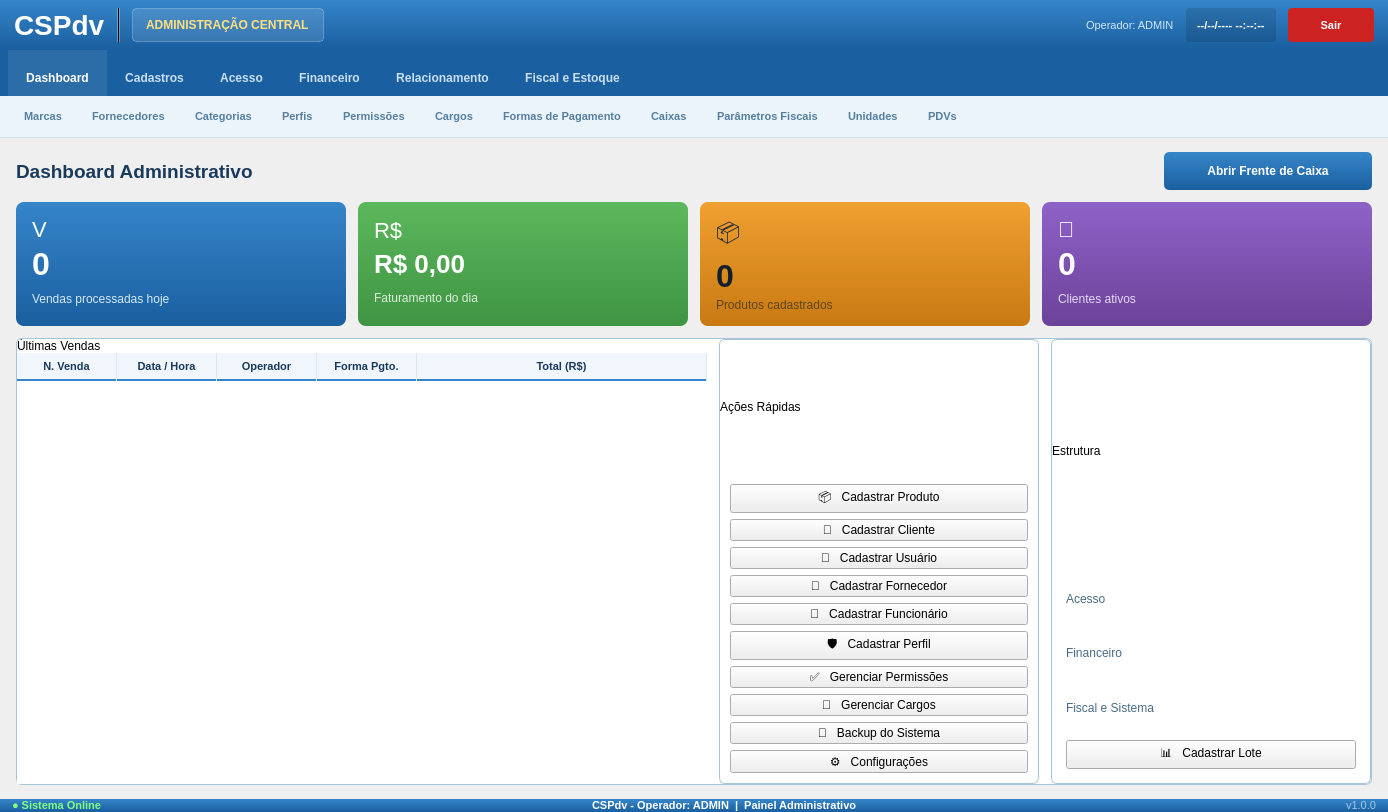
<?xml version="1.0" encoding="UTF-8"?>
<ui version="4.0">
 <class>PainelAdmin</class>
 <widget class="QMainWindow" name="PainelAdmin">
  <property name="geometry">
   <rect>
    <x>0</x>
    <y>0</y>
    <width>1388</width>
    <height>812</height>
   </rect>
  </property>
  <property name="windowTitle">
   <string>CSPdv - Painel Administrativo</string>
  </property>
  <property name="styleSheet">
   <string notr="true">QWidget { font-family: Arial; }</string>
  </property>
  <widget class="QWidget" name="centralWidget">
   <layout class="QVBoxLayout" name="mainVLayout">
    <property name="spacing">
     <number>0</number>
    </property>
    <property name="leftMargin">
     <number>0</number>
    </property>
    <property name="topMargin">
     <number>0</number>
    </property>
    <property name="rightMargin">
     <number>0</number>
    </property>
    <property name="bottomMargin">
     <number>0</number>
    </property>
    <item>
     <widget class="QFrame" name="frameHeader">
      <property name="styleSheet">
       <string notr="true">
QFrame#frameHeader {
 background: qlineargradient(x1:0, y1:0, x2:0, y2:1, stop:0 #3585c8, stop:1 #1a5fa0);
}
       </string>
      </property>
      <layout class="QHBoxLayout" name="headerHLayout">
       <property name="spacing">
        <number>12</number>
       </property>
       <property name="leftMargin">
        <number>14</number>
       </property>
       <property name="topMargin">
        <number>8</number>
       </property>
       <property name="rightMargin">
        <number>14</number>
       </property>
       <property name="bottomMargin">
        <number>8</number>
       </property>
       <item>
        <widget class="QLabel" name="lblLogo">
         <property name="styleSheet">
          <string notr="true">color: white; font-size: 28px; font-weight: bold;</string>
         </property>
         <property name="text">
          <string>CSPdv</string>
         </property>
        </widget>
       </item>
       <item>
        <widget class="QFrame" name="frameSepHeader">
         <property name="styleSheet">
          <string notr="true">background-color: rgba(255,255,255,80);</string>
         </property>
         <property name="frameShape">
          <enum>QFrame::VLine</enum>
         </property>
        </widget>
       </item>
       <item>
        <widget class="QLabel" name="lblBadgeAdmin">
         <property name="styleSheet">
          <string notr="true">
QLabel {
 background-color: rgba(255,255,255,30);
 color: #ffe080;
 font-size: 12px;
 font-weight: bold;
 border: 1px solid rgba(255,255,255,60);
 border-radius: 4px;
 padding: 3px 10px;
}
          </string>
         </property>
         <property name="text">
          <string>ADMINISTRAÇÃO CENTRAL</string>
         </property>
        </widget>
       </item>
       <item>
        <spacer name="headerSpacer">
         <property name="orientation">
          <enum>Qt::Horizontal</enum>
         </property>
         <property name="sizeHint" stdset="0">
          <size>
           <width>0</width>
           <height>0</height>
          </size>
         </property>
        </spacer>
       </item>
       <item>
        <widget class="QLabel" name="lblOperadorInfo">
         <property name="styleSheet">
          <string notr="true">color: #d0e8ff; font-size: 11px;</string>
         </property>
         <property name="text">
          <string>Operador: ADMIN</string>
         </property>
        </widget>
       </item>
       <item>
        <widget class="QLabel" name="lblDataHora">
         <property name="styleSheet">
          <string notr="true">
QLabel {
 color: white;
 font-size: 11px;
 font-weight: bold;
 background-color: rgba(0,0,0,30);
 border-radius: 3px;
 padding: 3px 8px;
}
          </string>
         </property>
         <property name="text">
          <string>--/--/---- --:--:--</string>
         </property>
        </widget>
       </item>
       <item>
        <widget class="QPushButton" name="btnSair">
         <property name="minimumSize">
          <size>
           <width>86</width>
           <height>34</height>
          </size>
         </property>
         <property name="styleSheet">
          <string notr="true">
QPushButton {
 background-color: #cc2222;
 color: white;
 font-size: 11px;
 font-weight: bold;
 border: none;
 border-radius: 4px;
 padding: 4px 12px;
}
QPushButton:hover  { background-color: #e03030; }
QPushButton:pressed{ background-color: #aa1010; }
          </string>
         </property>
         <property name="text">
          <string>Sair</string>
         </property>
        </widget>
       </item>
      </layout>
     </widget>
    </item>
    <item>
     <widget class="QFrame" name="frameNavBar">
      <property name="minimumSize">
       <size>
        <width>0</width>
        <height>46</height>
       </size>
      </property>
      <property name="maximumSize">
       <size>
        <width>16777215</width>
        <height>46</height>
       </size>
      </property>
      <property name="styleSheet">
       <string notr="true">
QFrame#frameNavBar { background-color: #1a5fa0; }
QPushButton {
 background-color: transparent;
 color: #c8dff4;
 font-size: 12px;
 font-weight: bold;
 border: none;
 border-bottom: 3px solid transparent;
 min-height: 44px;
 padding: 6px 18px;
}
QPushButton:hover {
 color: white;
 background-color: rgba(255,255,255,15);
 border-bottom: 3px solid rgba(255,255,255,60);
}
QPushButton:checked {
 color: white;
 background-color: rgba(255,255,255,20);
 border-bottom: 3px solid #ffe080;
}
       </string>
      </property>
      <layout class="QHBoxLayout" name="navHLayout">
       <property name="spacing">
        <number>0</number>
       </property>
       <property name="leftMargin">
        <number>8</number>
       </property>
       <property name="topMargin">
        <number>0</number>
       </property>
       <property name="rightMargin">
        <number>0</number>
       </property>
       <property name="bottomMargin">
        <number>0</number>
       </property>
       <item>
        <widget class="QPushButton" name="btnNavDashboard">
         <property name="text">
          <string>Dashboard</string>
         </property>
         <property name="checkable">
          <bool>true</bool>
         </property>
         <property name="checked">
          <bool>true</bool>
         </property>
        </widget>
       </item>
       <item>
        <widget class="QPushButton" name="btnNavProdutos">
         <property name="text">
          <string>Cadastros</string>
         </property>
         <property name="checkable">
          <bool>true</bool>
         </property>
        </widget>
       </item>
       <item>
        <widget class="QPushButton" name="btnNavUsuarios">
         <property name="text">
          <string>Acesso</string>
         </property>
         <property name="checkable">
          <bool>true</bool>
         </property>
        </widget>
       </item>
       <item>
        <widget class="QPushButton" name="btnNavVendas">
         <property name="text">
          <string>Financeiro</string>
         </property>
         <property name="checkable">
          <bool>true</bool>
         </property>
        </widget>
       </item>
       <item>
        <widget class="QPushButton" name="btnNavClientes">
         <property name="text">
          <string>Relacionamento</string>
         </property>
         <property name="checkable">
          <bool>true</bool>
         </property>
        </widget>
       </item>
       <item>
        <widget class="QPushButton" name="btnNavLotes">
         <property name="text">
          <string>Fiscal e Estoque</string>
         </property>
         <property name="checkable">
          <bool>true</bool>
         </property>
        </widget>
       </item>
       <item>
        <spacer name="navSpacer">
         <property name="orientation">
          <enum>Qt::Horizontal</enum>
         </property>
         <property name="sizeHint" stdset="0">
          <size>
           <width>0</width>
           <height>0</height>
          </size>
         </property>
        </spacer>
       </item>
      </layout>
     </widget>
    </item>
    <item>
     <widget class="QFrame" name="frameSubNavBar">
      <property name="minimumSize">
       <size>
        <width>0</width>
        <height>42</height>
       </size>
      </property>
      <property name="maximumSize">
       <size>
        <width>16777215</width>
        <height>42</height>
       </size>
      </property>
      <property name="styleSheet">
       <string notr="true">
QFrame#frameSubNavBar { background-color: #ecf4fb; border-bottom: 1px solid #d4e1ec; }
QPushButton {
 background-color: transparent;
 color: #567f9f;
 border: none;
 padding: 6px 12px;
 font-size: 11px;
 font-weight: bold;
 text-align: left;
}
QPushButton:hover { color: #1a5fa0; background-color: rgba(53,133,200,18); }
       </string>
      </property>
      <layout class="QHBoxLayout" name="subNavLayout">
       <property name="spacing">
        <number>6</number>
       </property>
       <property name="leftMargin">
        <number>12</number>
       </property>
       <property name="topMargin">
        <number>0</number>
       </property>
       <property name="rightMargin">
        <number>12</number>
       </property>
       <property name="bottomMargin">
        <number>0</number>
       </property>
       <item>
        <widget class="QPushButton" name="btnNavMarcas">
         <property name="text">
          <string>Marcas</string>
         </property>
        </widget>
       </item>
       <item>
        <widget class="QPushButton" name="btnNavFornecedores">
         <property name="text">
          <string>Fornecedores</string>
         </property>
        </widget>
       </item>
       <item>
        <widget class="QPushButton" name="btnNavCategorias">
         <property name="text">
          <string>Categorias</string>
         </property>
        </widget>
       </item>
       <item>
        <widget class="QPushButton" name="btnNavPerfis">
         <property name="text">
          <string>Perfis</string>
         </property>
        </widget>
       </item>
       <item>
        <widget class="QPushButton" name="btnNavPermissoes">
         <property name="text">
          <string>Permissões</string>
         </property>
        </widget>
       </item>
       <item>
        <widget class="QPushButton" name="btnNavCargos">
         <property name="text">
          <string>Cargos</string>
         </property>
        </widget>
       </item>
       <item>
        <widget class="QPushButton" name="btnNavFormasPagamento">
         <property name="text">
          <string>Formas de Pagamento</string>
         </property>
        </widget>
       </item>
       <item>
        <widget class="QPushButton" name="btnNavCaixas">
         <property name="text">
          <string>Caixas</string>
         </property>
        </widget>
       </item>
       <item>
        <widget class="QPushButton" name="btnNavFiscal">
         <property name="text">
          <string>Parâmetros Fiscais</string>
         </property>
        </widget>
       </item>
       <item>
        <widget class="QPushButton" name="btnNavUnidades">
         <property name="text">
          <string>Unidades</string>
         </property>
        </widget>
       </item>
       <item>
        <widget class="QPushButton" name="btnNavPdvs">
         <property name="text">
          <string>PDVs</string>
         </property>
        </widget>
       </item>
       <item>
        <spacer name="subNavSpacer">
         <property name="orientation">
          <enum>Qt::Horizontal</enum>
         </property>
         <property name="sizeHint" stdset="0">
          <size>
           <width>0</width>
           <height>0</height>
          </size>
         </property>
        </spacer>
       </item>
      </layout>
     </widget>
    </item>
    <item>
     <layout class="QVBoxLayout" name="mainContentVLayout">
      <property name="spacing">
       <number>12</number>
      </property>
      <property name="leftMargin">
       <number>16</number>
      </property>
      <property name="topMargin">
       <number>14</number>
      </property>
      <property name="rightMargin">
       <number>16</number>
      </property>
      <property name="bottomMargin">
       <number>14</number>
      </property>
      <item>
       <layout class="QHBoxLayout" name="sectionTitleHLayout">
        <item>
         <widget class="QLabel" name="lblSectionTitle">
          <property name="styleSheet">
           <string notr="true">font-size: 19px; font-weight: bold; color: #1a3a5c;</string>
          </property>
          <property name="text">
           <string>Dashboard Administrativo</string>
          </property>
         </widget>
        </item>
        <item>
         <spacer name="sectionSpacer">
          <property name="orientation">
           <enum>Qt::Horizontal</enum>
          </property>
          <property name="sizeHint" stdset="0">
           <size>
            <width>0</width>
            <height>0</height>
           </size>
          </property>
         </spacer>
        </item>
        <item>
         <widget class="QPushButton" name="btnFrenteCaixa">
          <property name="minimumSize">
           <size>
            <width>208</width>
            <height>38</height>
           </size>
          </property>
          <property name="styleSheet">
           <string notr="true">
QPushButton {
 background: qlineargradient(x1:0, y1:0, x2:0, y2:1, stop:0 #3585c8, stop:1 #1a5fa0);
 color: white;
 font-size: 12px;
 font-weight: bold;
 border: none;
 border-radius: 5px;
 padding: 6px 16px;
}
QPushButton:hover { background: #2a74b8; }
           </string>
          </property>
          <property name="text">
           <string>Abrir Frente de Caixa</string>
          </property>
         </widget>
        </item>
       </layout>
      </item>
      <item>
       <layout class="QHBoxLayout" name="cardsHLayout">
        <property name="spacing">
         <number>12</number>
        </property>
        <item>
         <widget class="QFrame" name="cardVendasHoje">
          <property name="styleSheet">
           <string notr="true">QFrame#cardVendasHoje { background: qlineargradient(x1:0, y1:0, x2:0, y2:1, stop:0 #3585c8, stop:1 #1a5fa0); border-radius: 8px; }</string>
          </property>
          <layout class="QVBoxLayout" name="cardVendasVLayout">
           <property name="spacing">
            <number>4</number>
           </property>
           <property name="leftMargin">
            <number>16</number>
           </property>
           <property name="topMargin">
            <number>14</number>
           </property>
           <property name="rightMargin">
            <number>16</number>
           </property>
           <property name="bottomMargin">
            <number>14</number>
           </property>
           <item>
            <widget class="QLabel" name="lblCardVendasIcon">
             <property name="styleSheet">
              <string notr="true">font-size: 22px; color: white;</string>
             </property>
             <property name="text">
              <string>V</string>
             </property>
            </widget>
           </item>
           <item>
            <widget class="QLabel" name="lblVendasHojeValor">
             <property name="styleSheet">
              <string notr="true">color: white; font-size: 32px; font-weight: bold;</string>
             </property>
             <property name="text">
              <string>0</string>
             </property>
            </widget>
           </item>
           <item>
            <widget class="QLabel" name="lblVendasHojeTitulo">
             <property name="styleSheet">
              <string notr="true">color: #d5e9fa; font-size: 12px;</string>
             </property>
             <property name="text">
              <string>Vendas processadas hoje</string>
             </property>
            </widget>
           </item>
          </layout>
         </widget>
        </item>
        <item>
         <widget class="QFrame" name="cardFaturamento">
          <property name="styleSheet">
           <string notr="true">QFrame#cardFaturamento { background: qlineargradient(x1:0, y1:0, x2:0, y2:1, stop:0 #5cb85c, stop:1 #3f9443); border-radius: 8px; }</string>
          </property>
          <layout class="QVBoxLayout" name="cardFatVLayout">
           <property name="spacing">
            <number>4</number>
           </property>
           <property name="leftMargin">
            <number>16</number>
           </property>
           <property name="topMargin">
            <number>14</number>
           </property>
           <property name="rightMargin">
            <number>16</number>
           </property>
           <property name="bottomMargin">
            <number>14</number>
           </property>
           <item>
            <widget class="QLabel" name="lblCardFatIcon">
             <property name="styleSheet">
              <string notr="true">font-size: 22px; color: white;</string>
             </property>
             <property name="text">
              <string>R$</string>
             </property>
            </widget>
           </item>
           <item>
            <widget class="QLabel" name="lblFaturamentoValor">
             <property name="styleSheet">
              <string notr="true">color: white; font-size: 26px; font-weight: bold;</string>
             </property>
             <property name="text">
              <string>R$ 0,00</string>
             </property>
            </widget>
           </item>
           <item>
            <widget class="QLabel" name="lblFaturamentoTitulo">
             <property name="styleSheet">
              <string notr="true">color: #daf0da; font-size: 12px;</string>
             </property>
             <property name="text">
              <string>Faturamento do dia</string>
             </property>
            </widget>
           </item>
          </layout>
         </widget>
        </item>
        <item>
         <widget class="QFrame" name="cardProdutos">
          <property name="styleSheet">
           <string notr="true">QFrame#cardProdutos { background: qlineargradient(x1:0, y1:0, x2:0, y2:1, stop:0 #f0a030, stop:1 #c87912); border-radius: 8px; }</string>
          </property>
          <layout class="QVBoxLayout" name="cardProdVLayout">
           <property name="spacing">
            <number>4</number>
           </property>
           <property name="leftMargin">
            <number>16</number>
           </property>
           <property name="topMargin">
            <number>14</number>
           </property>
           <property name="rightMargin">
            <number>16</number>
           </property>
           <property name="bottomMargin">
            <number>14</number>
           </property>
           <item>
            <widget class="QLabel" name="lblCardProdIcon">
             <property name="styleSheet">
              <string notr="true">font-size: 22px; color: #1f2a36;</string>
             </property>
             <property name="text">
              <string>📦</string>
             </property>
            </widget>
           </item>
           <item>
            <widget class="QLabel" name="lblProdutosValor">
             <property name="styleSheet">
              <string notr="true">color: #12202c; font-size: 32px; font-weight: bold;</string>
             </property>
             <property name="text">
              <string>0</string>
             </property>
            </widget>
           </item>
           <item>
            <widget class="QLabel" name="lblProdutosTitulo">
             <property name="styleSheet">
              <string notr="true">color: #5d4415; font-size: 12px;</string>
             </property>
             <property name="text">
              <string>Produtos cadastrados</string>
             </property>
            </widget>
           </item>
          </layout>
         </widget>
        </item>
        <item>
         <widget class="QFrame" name="cardClientes">
          <property name="styleSheet">
           <string notr="true">QFrame#cardClientes { background: qlineargradient(x1:0, y1:0, x2:0, y2:1, stop:0 #8f62c7, stop:1 #6b4299); border-radius: 8px; }</string>
          </property>
          <layout class="QVBoxLayout" name="cardCliVLayout">
           <property name="spacing">
            <number>4</number>
           </property>
           <property name="leftMargin">
            <number>16</number>
           </property>
           <property name="topMargin">
            <number>14</number>
           </property>
           <property name="rightMargin">
            <number>16</number>
           </property>
           <property name="bottomMargin">
            <number>14</number>
           </property>
           <item>
            <widget class="QLabel" name="lblCardCliIcon">
             <property name="styleSheet">
              <string notr="true">font-size: 22px; color: white;</string>
             </property>
             <property name="text">
              <string>👥</string>
             </property>
            </widget>
           </item>
           <item>
            <widget class="QLabel" name="lblClientesValor">
             <property name="styleSheet">
              <string notr="true">color: white; font-size: 32px; font-weight: bold;</string>
             </property>
             <property name="text">
              <string>0</string>
             </property>
            </widget>
           </item>
           <item>
            <widget class="QLabel" name="lblClientesTitulo">
             <property name="styleSheet">
              <string notr="true">color: #e6d9f4; font-size: 12px;</string>
             </property>
             <property name="text">
              <string>Clientes ativos</string>
             </property>
            </widget>
           </item>
          </layout>
         </widget>
        </item>
       </layout>
      </item>
      <item>
       <layout class="QHBoxLayout" name="bottomHLayout">
        <property name="spacing">
         <number>12</number>
        </property>
        <item>
         <widget class="QFrame" name="frameUltimasVendas">
          <property name="styleSheet">
           <string notr="true">
QFrame#frameUltimasVendas, QFrame#frameAcessoSistema, QFrame#frameConfiguracaoEstrutural {
 background-color: white;
 border: 1px solid #a8c4d8;
 border-radius: 6px;
}
QLabel[panelTitle=&quot;true&quot;] {
 background: qlineargradient(x1:0, y1:0, x2:0, y2:1, stop:0 #3585c8, stop:1 #1a5fa0);
 color: white;
 font-size: 13px;
 font-weight: bold;
 padding: 6px 12px;
 border-top-left-radius: 6px;
 border-top-right-radius: 6px;
}
QTableWidget {
 background-color: #ffffff;
 border: none;
 font-size: 12px;
 gridline-color: #dce8f0;
}
QHeaderView::section {
 background-color: #f0f6fc;
 color: #1a3a5c;
 font-size: 11px;
 font-weight: bold;
 padding: 4px 6px;
 border: none;
 border-right: 1px solid #dce8f0;
 border-bottom: 2px solid #3585c8;
}
QPushButton[actionButton=&quot;true&quot;] {
 background-color: #f0f6fc;
 color: #1a3a5c;
 font-size: 12px;
 font-weight: bold;
 border: 1px solid #c0d8ec;
 border-radius: 4px;
 padding: 8px 10px;
 text-align: left;
}
QPushButton[actionButton=&quot;true&quot;]:hover {
 background-color: #dceaf4;
 border-color: #3585c8;
 color: #1a5fa0;
}
           </string>
          </property>
          <layout class="QHBoxLayout" name="dashboardPanelsLayout">
           <property name="spacing">
            <number>12</number>
           </property>
           <property name="leftMargin">
            <number>0</number>
           </property>
           <property name="topMargin">
            <number>0</number>
           </property>
           <property name="rightMargin">
            <number>0</number>
           </property>
           <property name="bottomMargin">
            <number>0</number>
           </property>
           <item>
            <widget class="QFrame" name="panelUltimasVendas">
             <layout class="QVBoxLayout" name="panelUltimasVendasLayout">
              <property name="spacing">
               <number>0</number>
              </property>
              <property name="leftMargin">
               <number>0</number>
              </property>
              <property name="topMargin">
               <number>0</number>
              </property>
              <property name="rightMargin">
               <number>0</number>
              </property>
              <property name="bottomMargin">
               <number>0</number>
              </property>
              <item>
               <widget class="QLabel" name="lblUltimasVendasTitle">
                <property name="text">
                 <string>Últimas Vendas</string>
                </property>
                <property name="panelTitle" stdset="0">
                 <string>true</string>
                </property>
               </widget>
              </item>
              <item>
               <widget class="QTableWidget" name="tableUltimasVendas">
                <property name="rowCount">
                 <number>0</number>
                </property>
                <property name="columnCount">
                 <number>5</number>
                </property>
                <attribute name="horizontalHeaderStretchLastSection">
                 <bool>true</bool>
                </attribute>
                <column>
                 <property name="text">
                  <string>N. Venda</string>
                 </property>
                </column>
                <column>
                 <property name="text">
                  <string>Data / Hora</string>
                 </property>
                </column>
                <column>
                 <property name="text">
                  <string>Operador</string>
                 </property>
                </column>
                <column>
                 <property name="text">
                  <string>Forma Pgto.</string>
                 </property>
                </column>
                <column>
                 <property name="text">
                  <string>Total (R$)</string>
                 </property>
                </column>
               </widget>
              </item>
             </layout>
            </widget>
           </item>
           <item>
            <widget class="QFrame" name="frameAcessoSistema">
             <property name="minimumSize">
              <size>
               <width>320</width>
               <height>0</height>
              </size>
             </property>
             <layout class="QVBoxLayout" name="frameAcessoSistemaLayout">
              <property name="spacing">
               <number>0</number>
              </property>
              <property name="leftMargin">
               <number>0</number>
              </property>
              <property name="topMargin">
               <number>0</number>
              </property>
              <property name="rightMargin">
               <number>0</number>
              </property>
              <property name="bottomMargin">
               <number>0</number>
              </property>
              <item>
               <widget class="QLabel" name="lblAcoesTitle">
                <property name="text">
                 <string>Ações Rápidas</string>
                </property>
                <property name="panelTitle" stdset="0">
                 <string>true</string>
                </property>
               </widget>
              </item>
              <item>
               <widget class="QFrame" name="frameAcoesBtns">
                <layout class="QVBoxLayout" name="acoesBtnsVLayout">
                 <property name="spacing">
                  <number>6</number>
                 </property>
                 <property name="leftMargin">
                  <number>10</number>
                 </property>
                 <property name="topMargin">
                  <number>10</number>
                 </property>
                 <property name="rightMargin">
                  <number>10</number>
                 </property>
                 <property name="bottomMargin">
                  <number>10</number>
                 </property>
                 <item>
                  <widget class="QPushButton" name="btnAcaoCadProduto">
                   <property name="text">
                    <string>📦   Cadastrar Produto</string>
                   </property>
                   <property name="actionButton" stdset="0">
                    <string>true</string>
                   </property>
                  </widget>
                 </item>
                 <item>
                  <widget class="QPushButton" name="btnAcaoCadCliente">
                   <property name="text">
                    <string>👤   Cadastrar Cliente</string>
                   </property>
                   <property name="actionButton" stdset="0">
                    <string>true</string>
                   </property>
                  </widget>
                 </item>
                 <item>
                  <widget class="QPushButton" name="btnAcaoCadUsuario">
                   <property name="text">
                    <string>🔑   Cadastrar Usuário</string>
                   </property>
                   <property name="actionButton" stdset="0">
                    <string>true</string>
                   </property>
                  </widget>
                 </item>
                 <item>
                  <widget class="QPushButton" name="btnAcaoCadFornecedor">
                   <property name="text">
                    <string>🚚   Cadastrar Fornecedor</string>
                   </property>
                   <property name="actionButton" stdset="0">
                    <string>true</string>
                   </property>
                  </widget>
                 </item>
                 <item>
                  <widget class="QPushButton" name="btnAcaoCadFuncionario">
                   <property name="text">
                    <string>🧑   Cadastrar Funcionário</string>
                   </property>
                   <property name="actionButton" stdset="0">
                    <string>true</string>
                   </property>
                  </widget>
                 </item>
                 <item>
                  <widget class="QPushButton" name="btnAcaoCadPerfil">
                   <property name="text">
                    <string>🛡   Cadastrar Perfil</string>
                   </property>
                   <property name="actionButton" stdset="0">
                    <string>true</string>
                   </property>
                  </widget>
                 </item>
                 <item>
                  <widget class="QPushButton" name="btnAcaoCadPermissao">
                   <property name="text">
                    <string>✅   Gerenciar Permissões</string>
                   </property>
                   <property name="actionButton" stdset="0">
                    <string>true</string>
                   </property>
                  </widget>
                 </item>
                 <item>
                  <widget class="QPushButton" name="btnAcaoCadCargo">
                   <property name="text">
                    <string>🧾   Gerenciar Cargos</string>
                   </property>
                   <property name="actionButton" stdset="0">
                    <string>true</string>
                   </property>
                  </widget>
                 </item>
                 <item>
                  <widget class="QPushButton" name="btnAcaoBackup">
                   <property name="text">
                    <string>💾   Backup do Sistema</string>
                   </property>
                   <property name="actionButton" stdset="0">
                    <string>true</string>
                   </property>
                  </widget>
                 </item>
                 <item>
                  <widget class="QPushButton" name="btnAcaoConfig">
                   <property name="text">
                    <string>⚙   Configurações</string>
                   </property>
                   <property name="actionButton" stdset="0">
                    <string>true</string>
                   </property>
                  </widget>
                 </item>
                </layout>
               </widget>
              </item>
             </layout>
            </widget>
           </item>
           <item>
            <widget class="QFrame" name="frameConfiguracaoEstrutural">
             <property name="minimumSize">
              <size>
               <width>320</width>
               <height>0</height>
              </size>
             </property>
             <layout class="QVBoxLayout" name="frameConfiguracaoEstruturalLayout">
              <property name="spacing">
               <number>0</number>
              </property>
              <property name="leftMargin">
               <number>0</number>
              </property>
              <property name="topMargin">
               <number>0</number>
              </property>
              <property name="rightMargin">
               <number>0</number>
              </property>
              <property name="bottomMargin">
               <number>0</number>
              </property>
              <item>
               <widget class="QLabel" name="lblConfigEstruturalTitle">
                <property name="text">
                 <string>Estrutura</string>
                </property>
                <property name="panelTitle" stdset="0">
                 <string>true</string>
                </property>
               </widget>
              </item>
              <item>
               <widget class="QFrame" name="frameEstruturalBody">
                <layout class="QVBoxLayout" name="frameEstruturalBodyLayout">
                 <property name="spacing">
                  <number>10</number>
                 </property>
                 <property name="leftMargin">
                  <number>14</number>
                 </property>
                 <property name="topMargin">
                  <number>14</number>
                 </property>
                 <property name="rightMargin">
                  <number>14</number>
                 </property>
                 <property name="bottomMargin">
                  <number>14</number>
                 </property>
                 <item>
                  <widget class="QLabel" name="lblResumoAcesso">
                   <property name="styleSheet">
                    <string notr="true">font-size: 12px; color: #486a86;</string>
                   </property>
                   <property name="text">
                    <string>Acesso</string>
                   </property>
                   <property name="wordWrap">
                    <bool>true</bool>
                   </property>
                  </widget>
                 </item>
                 <item>
                  <widget class="QLabel" name="lblResumoFinanceiro">
                   <property name="styleSheet">
                    <string notr="true">font-size: 12px; color: #486a86;</string>
                   </property>
                   <property name="text">
                    <string>Financeiro</string>
                   </property>
                   <property name="wordWrap">
                    <bool>true</bool>
                   </property>
                  </widget>
                 </item>
                 <item>
                  <widget class="QLabel" name="lblResumoFiscal">
                   <property name="styleSheet">
                    <string notr="true">font-size: 12px; color: #486a86;</string>
                   </property>
                   <property name="text">
                    <string>Fiscal e Sistema</string>
                   </property>
                   <property name="wordWrap">
                    <bool>true</bool>
                   </property>
                  </widget>
                 </item>
                 <item>
                  <widget class="QPushButton" name="btnAcaoRelatorio">
                   <property name="text">
                    <string>📊   Cadastrar Lote</string>
                   </property>
                   <property name="actionButton" stdset="0">
                    <string>true</string>
                   </property>
                  </widget>
                 </item>
                </layout>
               </widget>
              </item>
             </layout>
            </widget>
           </item>
          </layout>
         </widget>
        </item>
       </layout>
      </item>
     </layout>
    </item>
    <item>
     <widget class="QFrame" name="frameStatusBar">
      <property name="styleSheet">
       <string notr="true">
QFrame#frameStatusBar {
 background: qlineargradient(x1:0, y1:0, x2:0, y2:1, stop:0 #3585c8, stop:1 #1a5fa0);
}
       </string>
      </property>
      <layout class="QHBoxLayout" name="statusHLayout">
       <property name="leftMargin">
        <number>12</number>
       </property>
       <property name="topMargin">
        <number>0</number>
       </property>
       <property name="rightMargin">
        <number>12</number>
       </property>
       <property name="bottomMargin">
        <number>0</number>
       </property>
       <item>
        <widget class="QLabel" name="lblStatusSistema">
         <property name="styleSheet">
          <string notr="true">color: #80ff80; font-size: 11px; font-weight: bold;</string>
         </property>
         <property name="text">
          <string>● Sistema Online</string>
         </property>
        </widget>
       </item>
       <item>
        <spacer name="statusSpacer">
         <property name="orientation">
          <enum>Qt::Horizontal</enum>
         </property>
         <property name="sizeHint" stdset="0">
          <size>
           <width>0</width>
           <height>0</height>
          </size>
         </property>
        </spacer>
       </item>
       <item>
        <widget class="QLabel" name="lblStatusBar">
         <property name="styleSheet">
          <string notr="true">color: white; font-size: 11px; font-weight: bold;</string>
         </property>
         <property name="text">
          <string>CSPdv - Operador: ADMIN  |  Painel Administrativo</string>
         </property>
        </widget>
       </item>
       <item>
        <spacer name="statusSpacer2">
         <property name="orientation">
          <enum>Qt::Horizontal</enum>
         </property>
         <property name="sizeHint" stdset="0">
          <size>
           <width>0</width>
           <height>0</height>
          </size>
         </property>
        </spacer>
       </item>
       <item>
        <widget class="QLabel" name="lblStatusVersao">
         <property name="styleSheet">
          <string notr="true">color: #a0c8e8; font-size: 11px;</string>
         </property>
         <property name="text">
          <string>v1.0.0</string>
         </property>
        </widget>
       </item>
      </layout>
     </widget>
    </item>
   </layout>
  </widget>
 </widget>
 <resources/>
 <connections/>
</ui>
